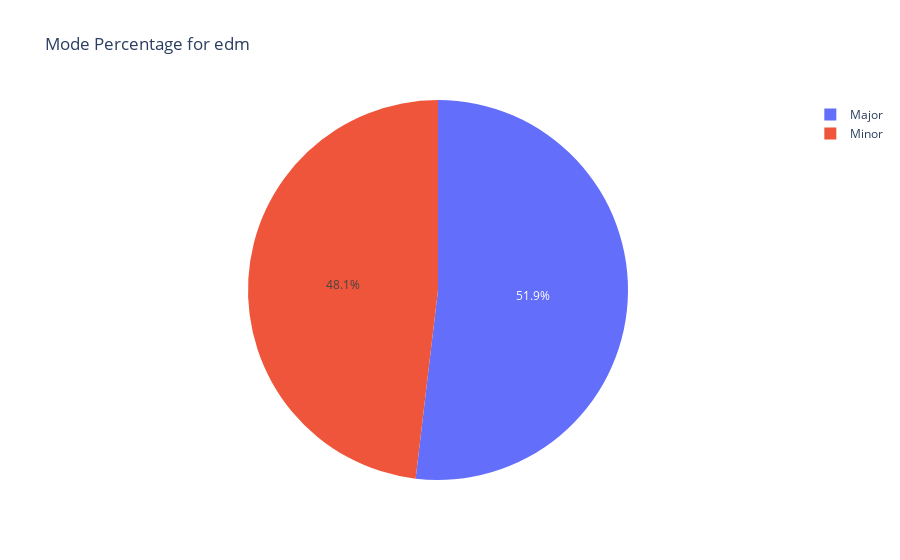

This figure's notebook cell:
### Code cell
#cleaner code than below (let John and Bella decide which ones stay in)
#edm has the most even splits, country has the worst
genre = input("Enter a music genre: ")
selected_data = mode_perc[mode_perc['main_genre'] == genre]

if not selected_data.empty:
    fig = go.Figure(data=[go.Pie(labels=selected_data['type'], values=selected_data['percentage'])])
    fig.update_layout(title=f'Mode Percentage for {genre}')
    fig.show()
else:
    print("Genre not found in the dataset")

### Figure 1 — Plotly figure (JSON) as saved in the notebook; plotly's stock layout.template omitted (floating-point values rounded to 4 significant figures)
{"data": [{"labels": ["Major", "Minor"], "type": "pie", "values": [51.88, 48.12]}], "layout": {"autosize": true, "title": {"text": "Mode Percentage for edm"}}}
